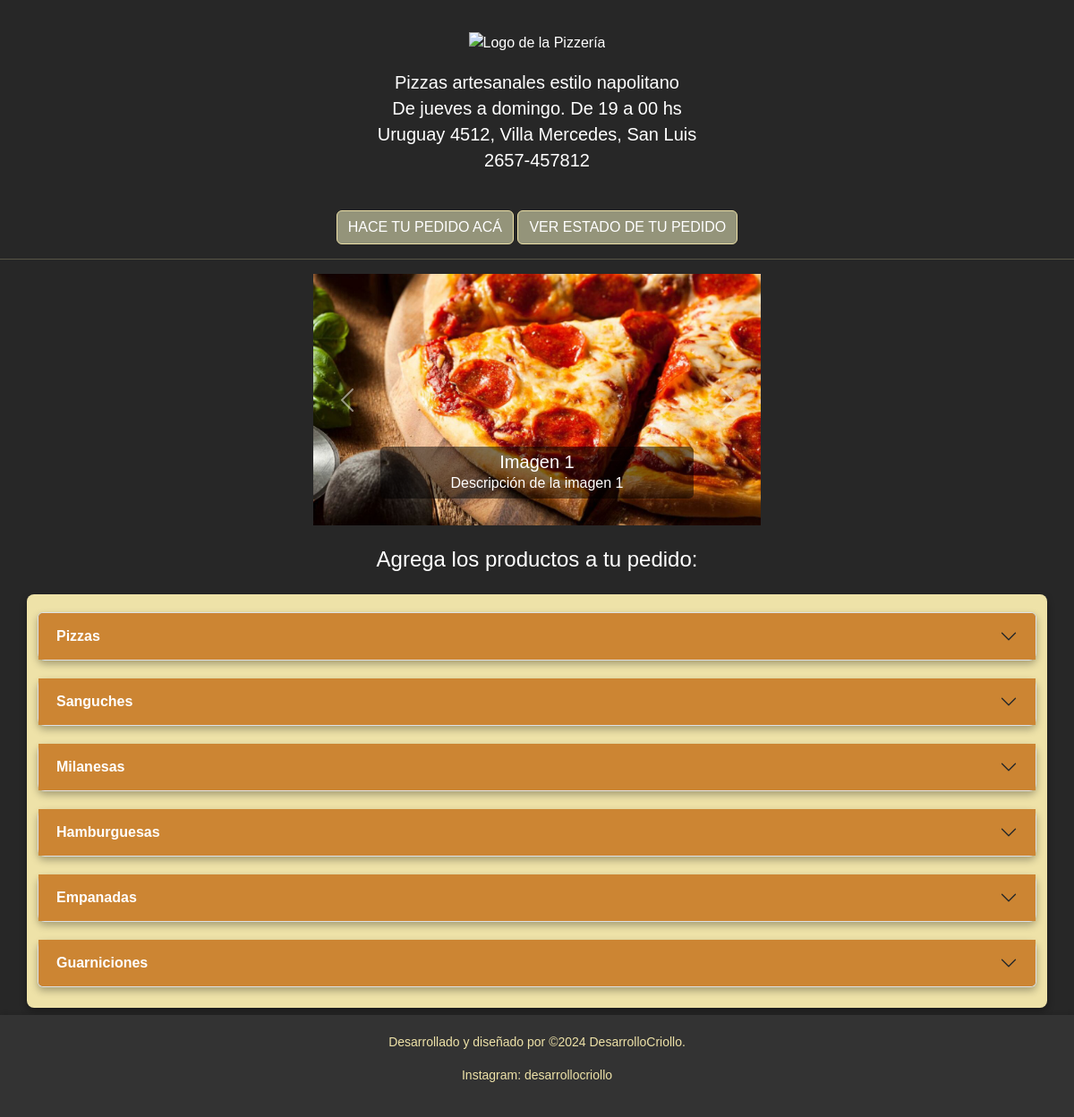
The page / on the database its author committed.
### productos/models.py (models this page shows)
class Categoria(models.Model):
    nombre = models.CharField(max_length=75)
    nombreplural = models.CharField(max_length=75, help_text="Especifica el nombre en plural de la categoría", blank=True)
    disponible = models.BooleanField()
    def __str__(self):
        return f"{self.nombre}"

### cliente/views.py (the view)
# urls.py: path('', views.cliente, name='Cliente'),
def cliente(request):
    productos = Producto.objects.all()
    categorias = Categoria.objects.all()
    return render(request, 'cliente/cliente.html', {'productos': productos, 'categorias': categorias})

### templates/cliente/cliente.html (shortened to what this page needs)
<!DOCTYPE html>
<html lang="en">
<head>
    {% load static %}
    <link href="https://cdn.jsdelivr.net/npm/bootstrap@5.3.3/dist/css/bootstrap.min.css" rel="stylesheet">
    <link rel="stylesheet" type="text/css" href="{% static 'css/cliente_styles.css' %}">
</head>
<body>
    <header class="text-center my-3">
        <img id="logo" src="{% static 'img/logo1.png' %}" class="img-fluid" alt="Logo de la Pizzería">
        <h5>
            <p>Pizzas artesanales estilo napolitano</p>
            <p>De jueves a domingo. De 19 a 00 hs</p>
            <p>Uruguay 4512, Villa Mercedes, San Luis</p>
            <p>2657-457812</p>
        </h5>
    </header>
    <div id="scrollCategorias" class="text-center">
        <a href="#scrollto" class="btn btn-primary">HACE TU PEDIDO ACÁ</a>
        <button class="btn btn-secondary" data-bs-toggle="modal" data-bs-target="#estadoPedidoModal">VER ESTADO DE TU PEDIDO</button>
    </div>
    <hr class="divider">
    <div id="carouselExample" class="carousel slide" data-bs-ride="carousel">
        <div class="carousel-inner">
            <div class="carousel-item active">
                <img src={% static 'img/1.jpg' %} class="d-block w-100" alt="Imagen 1">
                <div class="carousel-caption">
                    <h5>Imagen 1</h5>
                    <p>Descripción de la imagen 1</p>
                </div>
            </div>
        </div>
        <button class="carousel-control-prev" type="button" data-bs-target="#carouselExample" data-bs-slide="prev">
            <span class="carousel-control-prev-icon" aria-hidden="true"></span>
        </button>
        <button class="carousel-control-next" type="button" data-bs-target="#carouselExample" data-bs-slide="next">
            <span class="carousel-control-next-icon" aria-hidden="true"></span>
        </button>
    </div>
    <h4 id="scrollto" class="text-center pt-4">Agrega los productos a tu pedido:</h4>
    <section id="lista-categorias" class="container mt-4">
        <div class="accordion" id="categoriasAccordion">
            {% for categoria in categorias %}
                {% if categoria.disponible %}
                    <div class="accordion-item">
                        <h2 class="accordion-header" id="heading{{ categoria.id }}">
                            <button class="accordion-button collapsed" type="button" data-bs-toggle="collapse" data-bs-target="#collapse{{ categoria.id }}" aria-expanded="true" aria-controls="collapse{{ categoria.id }}">
                                {{ categoria.nombreplural }}
                            </button>
                        </h2>
                    </div>
                {% endif %}
            {% endfor %}
        </div>
    </section>
    <footer>
        <p>Desarrollado y diseñado por &copy;2024 DesarrolloCriollo.</p>
        <p>Instagram: desarrollocriollo</p>
    </footer>
</body>
</html>

### static/css/cliente_styles.css (style rules this page uses)
body { font-family: 'Gill Sans', 'Gill Sans MT', 'Calibri', 'Trebuchet MS', sans-serif; background-color: #272727; color: #ffffff; }
header { text-align: center; padding: 20px 0; }
#logo { width: 300px; max-width: 100%; height: auto; margin-bottom: 20px; }
header h5 p { margin-bottom: 5px; }
#carouselExample { margin-bottom: 0 !important; }
.carousel-item img { max-height: 500px; height: 100%; object-fit: cover; width: 100%; }
.carousel-caption { background-color: rgba(0, 0, 0, 0.5); padding: 5px 10px; border-radius: 5px; margin-bottom: 10px; }
.carousel-caption h5, .carousel-caption p { color: #fff; margin: 0; }
.divider { border-color: #eee2a8; }
#lista-categorias { background-color: #eee2a8; padding-top: 20px; padding-bottom: 3px; border-radius: 8px; box-shadow: 0 4px 8px rgba(0, 0, 0, 0.3); }
.accordion-item { background-color: #94947a; border-radius: 8px; margin-bottom: 20px; box-shadow: 0 4px 8px rgba(0, 0, 0, 0.3); }
.accordion-button { background-color: #cc8533; color: white; font-weight: bold; }
.btn { color: white; background-color: #94947a; border-color: #eee2a8; transition: background-color 0.3s ease; }
footer { background-color: #333; color: #eee2a8; padding: 20px; text-align: center; font-size: 14px; position: relative; width: 100%; box-shadow: 0 -2px 5px rgba(0,0,0,0.1); margin-top: 8px; }
@media (min-width: 992px) { #carouselExample { width: 500px; margin: 10px auto; } }

### rows shown on the page
Categoria: nombreplural "Pizzas"
Categoria: nombreplural "Sanguches"
Categoria: nombreplural "Milanesas"
Categoria: nombreplural "Hamburguesas"
Categoria: nombreplural "Empanadas"
Categoria: nombreplural "Guarniciones"
